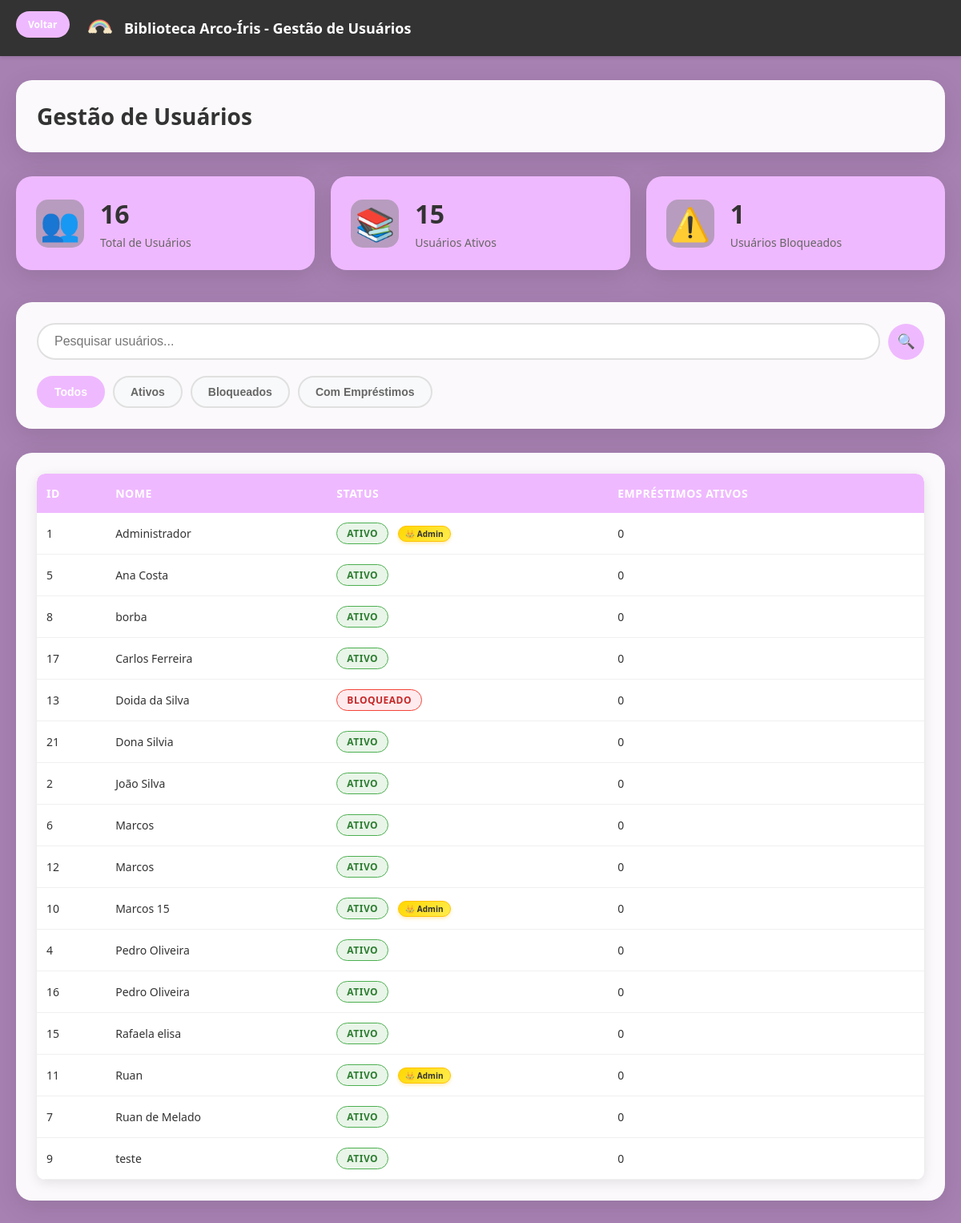
Page /HTML/usuarios-secretaria.php (signed in) on the committed database.
### tables this page shows
CREATE TABLE `usuarios` (
  `id` int(11) NOT NULL,
  `nome` varchar(100) NOT NULL,
  `cpf` varchar(14) NOT NULL,
  `telefone` varchar(15) NOT NULL,
  `senha` varchar(255) NOT NULL,
  `email` varchar(100) DEFAULT NULL,
  `cargo` int(11) DEFAULT NULL,
  `ativo` tinyint(1) DEFAULT 1,
  `tem_debito` tinyint(1) DEFAULT 0,
  `tem_doacao_pendente` tinyint(1) DEFAULT 0,
  `foto_usuario` blob DEFAULT NULL
);

### HTML/usuarios-secretaria.php (the view, shortened to what this page needs)
<?php
require_once '../PHP/conexao.php';
$sql = "SELECT * FROM usuarios ORDER BY nome ASC";
    $stmt = $pdo->prepare($sql);
    $stmt->execute();
    $usuarios = $stmt->fetchAll(PDO::FETCH_ASSOC);
    $sql_emprestimos = "SELECT
        u.id,
        COUNT(e.id) as emprestimos_ativos
        FROM usuarios u
        LEFT JOIN emprestimos e ON u.id = e.usuario_id
        AND e.data_devolucao_real IS NULL
        GROUP BY u.id";
    $stmt_emprestimos = $pdo->prepare($sql_emprestimos);
    $stmt_emprestimos->execute();
    $emprestimos_por_usuario = $stmt_emprestimos->fetchAll(PDO::FETCH_KEY_PAIR);
?>
<!DOCTYPE html>
<html lang="pt-br">
<head>
    <link rel="stylesheet" href="../CSS/usuarios.css">
</head>
<body>
    <div>
        <a class="voltar" href="inicio-secretaria.php">Voltar</a>
    </div>
    <header class="header">
        <div class="header-title">
            <img src="../IMG/logo.png" alt="Logo" style="height: 30px;">
            <span>Biblioteca Arco-Íris - Gestão de Usuários</span>
        </div>
    </header>
    <div class="container">
        <div class="page-header">
            <h1>Gestão de Usuários</h1>
        </div>
        <div class="stats-overview">
            <div class="stat-card">
                <div class="stat-icon">👥</div>
                <div class="stat-content">
                    <h3 id="totalUsuarios">23</h3>
                    <p>Total de Usuários</p>
                </div>
            </div>
            <div class="stat-card">
                <div class="stat-icon">📚</div>
                <div class="stat-content">
                    <h3 id="usuariosAtivos">22</h3>
                    <p>Usuários Ativos</p>
                </div>
            </div>
            <div class="stat-card">
                <div class="stat-icon">⚠️</div>
                <div class="stat-content">
                    <h3 id="usuariosBloqueados">1</h3>
                    <p>Usuários Bloqueados</p>
                </div>
            </div>
        </div>
        <div class="search-filter-section">
            <div class="search-box">
                <input type="text" id="searchInput" placeholder="Pesquisar usuários...">
                <button class="search-btn">🔍</button>
            </div>
            <div class="filter-buttons">
                <button class="filter-btn active" data-filter="todos">Todos</button>
                <button class="filter-btn" data-filter="ativos">Ativos</button>
                <button class="filter-btn" data-filter="bloqueados">Bloqueados</button>
                <button class="filter-btn" data-filter="com-emprestimos">Com Empréstimos</button>
            </div>
        </div>
        <div class="users-table-container">
            <div class="table-wrapper">
                <table id="usersTable">
                    <thead>
                        <tr>
                            <th>ID</th>
                            <th>Nome</th>
                            <th>Status</th>
                            <th>Empréstimos Ativos</th>
                        </tr>
                    </thead>
                    <tbody id="usersTableBody">
                        <?php foreach($usuarios as $usuario): ?>
                            <?php if(!empty($usuario['id'])): ?>
                                <tr>
                                    <td><?=htmlspecialchars($usuario['id'])?></td>
                                    <td><?=htmlspecialchars($usuario['nome'])?></td>
                                    <td>
                                        <span class="status-badge <?= $usuario['ativo'] == 1 ? 'active' : 'inactive' ?>">
                                            <?= $usuario['ativo'] == 1 ? 'Ativo' : 'Bloqueado' ?>
                                        </span>
                                        <?php if($usuario['cargo'] == 1): ?>
                                            <span class="admin-badge">👑 Admin</span>
                                        <?php endif; ?>
                                    </td>
                                    <td><?= htmlspecialchars($emprestimos_por_usuario[$usuario['id']]) ?></td>
                                </tr>
                            <?php else: ?>
                                <tr><td colspan="5" style="text-align: center; padding: 20px;">Nenhum usuário encontrado</td></tr>
                            <?php endif; ?>
                        <?php endforeach; ?>
                    </tbody>
                </table>
            </div>
        </div>
    </div>
</body>
</html>

### rows in the picture
usuarios: id "1", nome "Administrador", ativo "ATIVO", cargo "👑 Admin", id "0"
usuarios: id "5", nome "Ana Costa", ativo "ATIVO", id "0"
usuarios: id "8", nome "borba", ativo "ATIVO", id "0"
usuarios: id "17", nome "Carlos Ferreira", ativo "ATIVO", id "0"
usuarios: id "13", nome "Doida da Silva", ativo "BLOQUEADO", id "0"
usuarios: id "21", nome "Dona Silvia", ativo "ATIVO", id "0"
usuarios: id "2", nome "João Silva", ativo "ATIVO", id "0"
usuarios: id "6", nome "Marcos", ativo "ATIVO", id "0"
usuarios: id "12", nome "Marcos", ativo "ATIVO", id "0"
usuarios: id "10", nome "Marcos 15", ativo "ATIVO", cargo "👑 Admin", id "0"
usuarios: id "4", nome "Pedro Oliveira", ativo "ATIVO", id "0"
usuarios: id "16", nome "Pedro Oliveira", ativo "ATIVO", id "0"
usuarios: id "15", nome "Rafaela elisa", ativo "ATIVO", id "0"
usuarios: id "11", nome "Ruan", ativo "ATIVO", cargo "👑 Admin", id "0"
usuarios: id "7", nome "Ruan de Melado", ativo "ATIVO", id "0"
usuarios: id "9", nome "teste", ativo "ATIVO", id "0"
